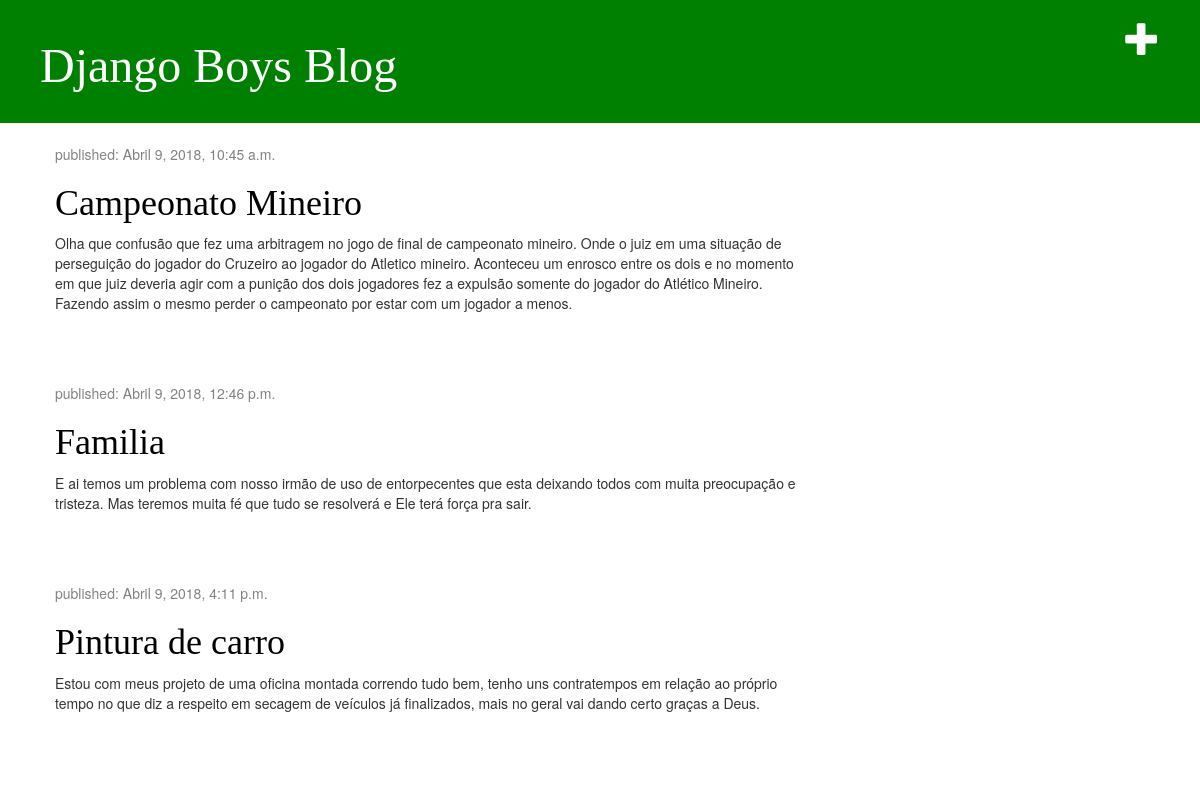
The app's page /, older data.
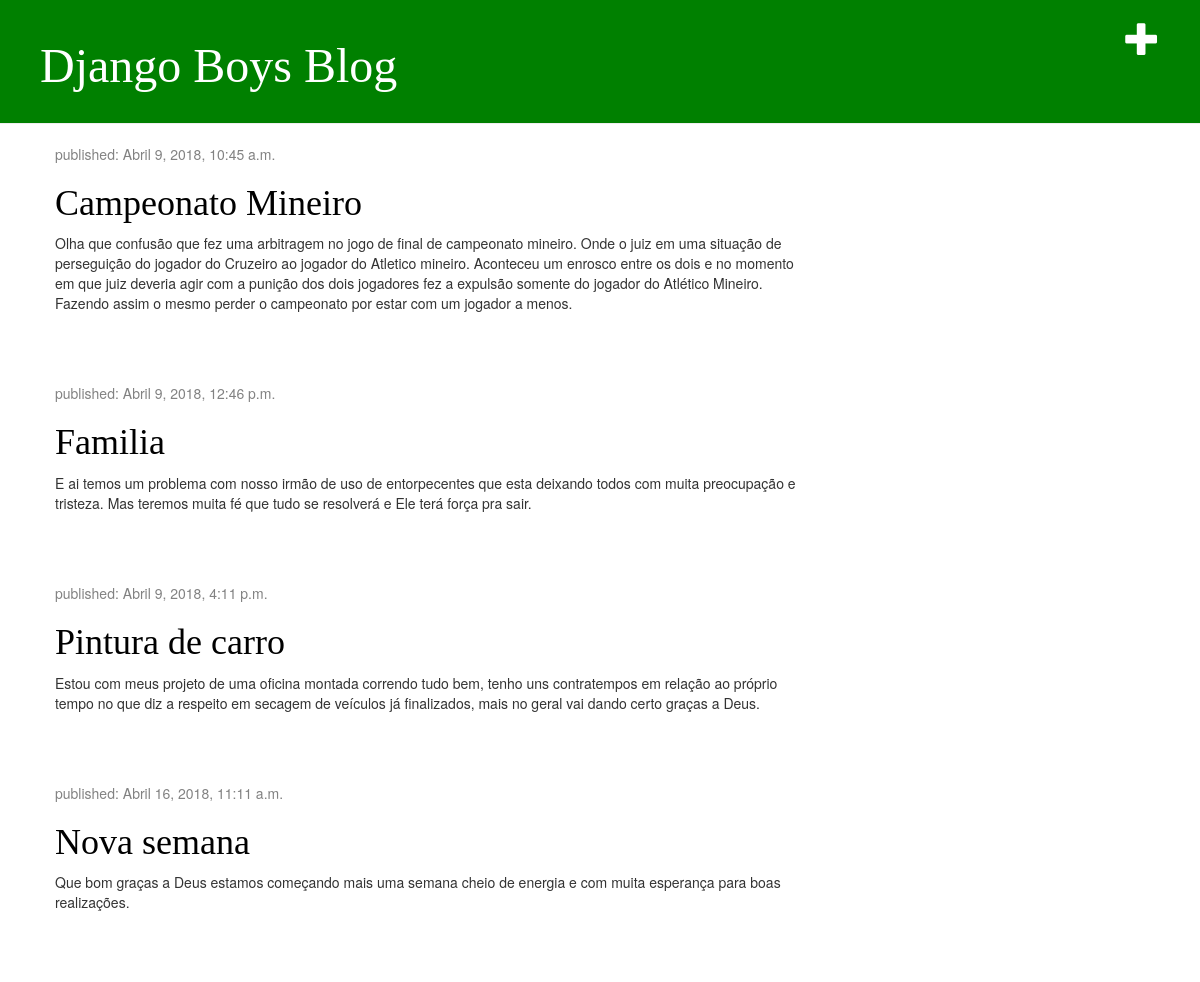
The same page, newer data.
### blog/models.py (models this page shows, shortened)
class Post(models.Model):
    author = models.ForeignKey('auth.User', on_delete=models.CASCADE)
    title = models.CharField(max_length=200)
    text = models.TextField()
    created_date = models.DateTimeField(
            default=timezone.now)
    published_date = models.DateTimeField(
            blank=True, null=True)

### blog/views.py (the view)
# urls.py: url(r'^$', views.post_list),
def post_list(request):
	posts = Post.objects.filter(published_date__lte=timezone.now()).order_by('published_date')
	return render(request, 'blog/post_list.html', {'posts': posts})

### blog/templates/blog/post_list.html
       {% extends 'blog/base.html' %}
        {% block content%}
            {% for post in posts %}
                <div class="post">
                    <div class="date">
                        <p>published: {{ post.published_date }}</p>
                    </div>
                    <h1><a href="{% url 'post_detail' pk=post.pk %}">{{ post.title }}</a></h1>
                    <p>{{ post.text|linebreaksbr }}</p>
                </div>
            {% endfor %}
        {% endblock %}

Row changes from the older to the newer data that the page shows:
added Post: published_date "Abril 16, 2018, 11:11 a.m.", title "Nova semana", text "Que bom graças a Deus estamos começando mais uma semana cheio de energia e com muita esperança para boas realizações."
